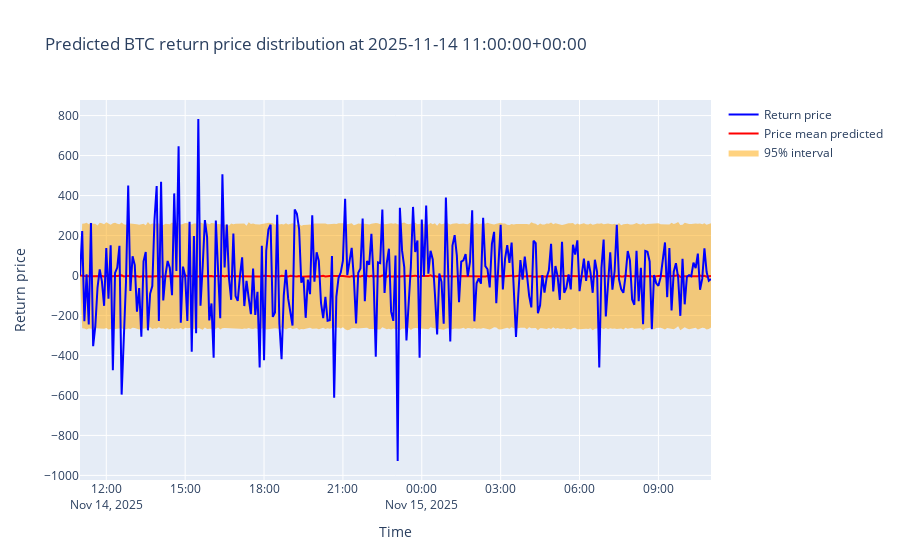

This figure's notebook cell:
### Code cell
## Density forecast over returns (for the last asset and last prediction)
plot_quarantine(asset, predictions_evaluated[0], tracker_evaluator.tracker.prices, mode="direct")

### Figure 1 — Plotly figure (JSON) as saved in the notebook; plotly's stock layout.template omitted (floating-point values rounded to 4 significant figures; data arrays with more than 128 entries replaced by an {"elided": "..."} marker saying what was removed)
{"data": [{"line": {"width": 0}, "mode": "lines", "name": "5th percentile", "showlegend": false, "type": "scatter", "x": {"elided": "289 str values"}, "y": {"elided": "289 float values"}}, {"fill": "tonexty", "fillcolor": "rgba(255,165,0,0.5)", "line": {"width": 0}, "mode": "lines", "name": "95% interval", "type": "scatter", "x": {"elided": "289 str values"}, "y": {"elided": "289 float values"}}, {"line": {"color": "red", "width": 2}, "mode": "lines", "name": "Price mean predicted", "type": "scatter", "x": {"elided": "289 str values"}, "y": {"elided": "289 float values"}}, {"line": {"color": "blue", "width": 2}, "mode": "lines", "name": "Return price", "type": "scatter", "x": {"elided": "289 str values"}, "y": {"elided": "289 float values"}}], "layout": {"hovermode": "x unified", "title": {"text": "Predicted BTC return price distribution at 2025-11-14 11:00:00+00:00"}, "xaxis": {"title": {"text": "Time"}}, "yaxis": {"title": {"text": "Return price"}}}}
